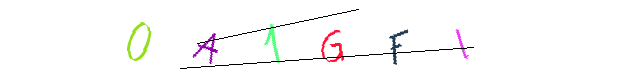
#> input picture preprocessing/test-cases/0a1gfi-0.png, 620 x 80 px
$ jupyter execute naive.ipynb
#> lines starting #> are read from the running program, lines starting #| are printed output that depends on the picture; after the words box and inside, x2 and y2 are one past the last pixel; in counts of white or black regions, pixels touching at a corner belong together
[cell 1]
import cv2
import os
import numpy as np
import matplotlib.pyplot as plt

def show(img):
    img = cv2.cvtColor(img, cv2.COLOR_BGR2RGB)
    plt.imshow(img)
    plt.show()

train_path = "../dataset/train/"
test_path = "../dataset/test/"
folder_path = "./test-cases/"
# [4 lines of commented-out code are left out]
sample_path = "0a1gfi-0.png"

img = cv2.imread(folder_path+sample_path)
#> img is the input picture: shape (80, 620, 3); mean B, G, R 249.5, 249.8, 250.5
show(img)

[cell 2]
lower_black = np.array([0, 0, 0])
upper_black = np.array([50, 50, 50])  # Adjust as needed based on line intensity

mask = cv2.inRange(img, lower_black, upper_black)
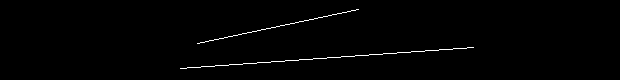
#> mask: shape (80, 620); 0.92% white in thin lines or dots, all inside (x1, y1, x2, y2) = (180, 9, 474, 69)

gray = cv2.cvtColor(img,cv2.COLOR_BGR2GRAY)
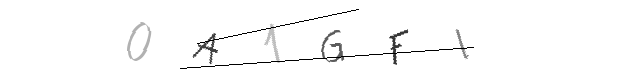
#> gray: shape (80, 620); min 0, max 255, mean 250
show(gray)

img_inpainted = cv2.inpaint(gray, mask, inpaintRadius=3, flags=cv2.INPAINT_TELEA)

# Display results
# show(img)
# show(mask)
show(img_inpainted)

[cell 3]
# Apply a binary threshold to create a mask
_, thresh = cv2.threshold(img_inpainted, 240, 255, cv2.THRESH_BINARY_INV)  # Invert to make object white and background black
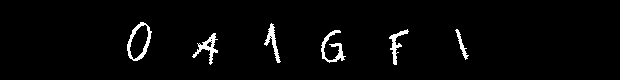
#> thresh: shape (80, 620); 2.7% white; 6 white regions, box (x1, y1, x2, y2) and area: (127, 22, 152, 61) 291, (321, 30, 346, 63) 265, (192, 33, 218, 65) 245, (264, 23, 281, 63) 204, (389, 29, 409, 65) 202, (455, 29, 469, 60) 111
show(thresh)
# Find the bounding box of the non-white areas
coords = cv2.findNonZero(thresh)
#> coords = contour of 1318 points, box (x1, y1, x2, y2) (127, 22, 469, 65), area 490
x, y, w, h = cv2.boundingRect(coords)
#> x = 127; y = 22; w = 342; h = 43
print(x, y, w, h)
#| 127 22 342 43
# Crop the image using the bounding box coordinates
cropped_image = img_inpainted[y:y+h, x:x+w]
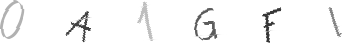
#> cropped_image: shape (43, 342); min 55, max 255, mean 245.7
show(cropped_image)

[cell 4]
height, width = cropped_image.shape
#> height = 43; width = 342

# Define the number of portions you want
num_portions = 5  # For example, split into 4 equal portions along the width

# Calculate the width of each portion
portion_width = width // num_portions
#> portion_width = 68

# Split the image into the specified number of portions
for i in range(num_portions):
    # Calculate the x-coordinates for the current portion
    x_start = i * portion_width
    x_end = x_start + portion_width

    # Crop the portion
    portion = cropped_image[:, x_start:x_end]
    show(portion)
#> this loop made 5 passes
#> pass 1, `portion = cropped_image[:, x_start:x_end]`:
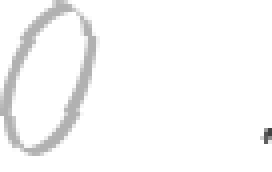
#> portion: shape (43, 68) (shown 4 times larger); min 65, max 255, mean 248.2
#> pass 2, `portion = cropped_image[:, x_start:x_end]`:
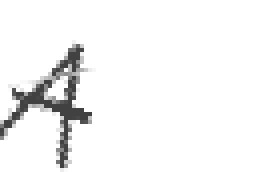
#> portion: shape (43, 68) (shown 4 times larger); min 65, max 255, mean 244.2
#> after the loop:
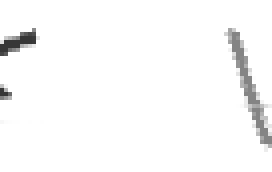
#> portion: shape (43, 68) (shown 4 times larger); min 55, max 255, mean 249.2

    # Save each portion as a separate image with a label
    # filename = f"portion_{i+1}.jpg"
    # cv2.imwrite(filename, portion)
